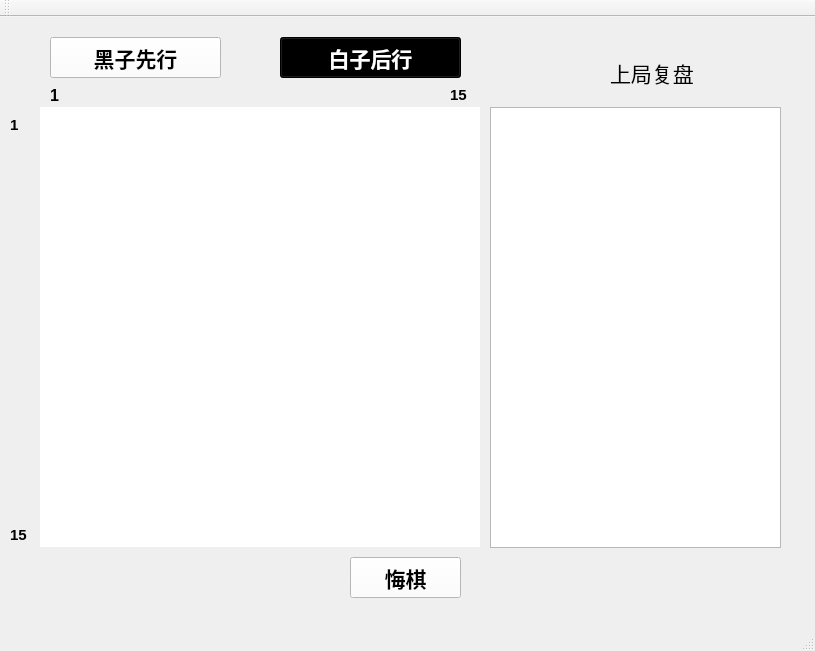
<?xml version="1.0" encoding="UTF-8"?>
<ui version="4.0">
 <class>FiveChessClass</class>
 <widget class="QMainWindow" name="FiveChessClass">
  <property name="geometry">
   <rect>
    <x>0</x>
    <y>0</y>
    <width>815</width>
    <height>651</height>
   </rect>
  </property>
  <property name="windowTitle">
   <string>FiveChess</string>
  </property>
  <widget class="QWidget" name="centralWidget">
   <widget class="QPushButton" name="newblack">
    <property name="geometry">
     <rect>
      <x>50</x>
      <y>20</y>
      <width>171</width>
      <height>41</height>
     </rect>
    </property>
    <property name="font">
     <font>
      <family>方正喵呜体</family>
      <pointsize>16</pointsize>
      <weight>75</weight>
      <bold>true</bold>
     </font>
    </property>
    <property name="cursor">
     <cursorShape>PointingHandCursor</cursorShape>
    </property>
    <property name="styleSheet">
     <string notr="true">background-color: rgb(255, 255, 255);</string>
    </property>
    <property name="text">
     <string>黑子先行</string>
    </property>
   </widget>
   <widget class="QPushButton" name="newwhite">
    <property name="geometry">
     <rect>
      <x>280</x>
      <y>20</y>
      <width>181</width>
      <height>41</height>
     </rect>
    </property>
    <property name="font">
     <font>
      <family>方正喵呜体</family>
      <pointsize>16</pointsize>
      <weight>75</weight>
      <bold>true</bold>
     </font>
    </property>
    <property name="cursor">
     <cursorShape>PointingHandCursor</cursorShape>
    </property>
    <property name="styleSheet">
     <string notr="true">color: rgb(255, 255, 255);
background-color: rgb(0, 0, 0);</string>
    </property>
    <property name="text">
     <string>白子后行</string>
    </property>
   </widget>
   <widget class="QLabel" name="chessborad">
    <property name="geometry">
     <rect>
      <x>40</x>
      <y>90</y>
      <width>440</width>
      <height>440</height>
     </rect>
    </property>
    <property name="styleSheet">
     <string notr="true">background-color: rgb(255, 255, 255);</string>
    </property>
    <property name="text">
     <string/>
    </property>
   </widget>
   <widget class="QLabel" name="label">
    <property name="geometry">
     <rect>
      <x>40</x>
      <y>540</y>
      <width>21</width>
      <height>16</height>
     </rect>
    </property>
    <property name="text">
     <string/>
    </property>
   </widget>
   <widget class="QPushButton" name="repeat">
    <property name="geometry">
     <rect>
      <x>350</x>
      <y>540</y>
      <width>111</width>
      <height>41</height>
     </rect>
    </property>
    <property name="font">
     <font>
      <family>方正喵呜体</family>
      <pointsize>16</pointsize>
      <weight>75</weight>
      <bold>true</bold>
     </font>
    </property>
    <property name="cursor">
     <cursorShape>PointingHandCursor</cursorShape>
    </property>
    <property name="styleSheet">
     <string notr="true">background-color: rgb(255, 255, 255);</string>
    </property>
    <property name="text">
     <string>悔棋</string>
    </property>
   </widget>
   <widget class="QTextBrowser" name="textBrowser">
    <property name="geometry">
     <rect>
      <x>490</x>
      <y>90</y>
      <width>291</width>
      <height>441</height>
     </rect>
    </property>
    <property name="font">
     <font>
      <family>楷体</family>
      <pointsize>11</pointsize>
     </font>
    </property>
   </widget>
   <widget class="QLabel" name="label_2">
    <property name="geometry">
     <rect>
      <x>610</x>
      <y>30</y>
      <width>151</width>
      <height>51</height>
     </rect>
    </property>
    <property name="font">
     <font>
      <family>方正喵呜体</family>
      <pointsize>16</pointsize>
     </font>
    </property>
    <property name="text">
     <string>上局复盘</string>
    </property>
   </widget>
   <widget class="QLabel" name="label_3">
    <property name="geometry">
     <rect>
      <x>50</x>
      <y>70</y>
      <width>41</width>
      <height>16</height>
     </rect>
    </property>
    <property name="font">
     <font>
      <pointsize>12</pointsize>
      <weight>75</weight>
      <bold>true</bold>
     </font>
    </property>
    <property name="text">
     <string>1</string>
    </property>
   </widget>
   <widget class="QLabel" name="label_4">
    <property name="geometry">
     <rect>
      <x>450</x>
      <y>70</y>
      <width>21</width>
      <height>16</height>
     </rect>
    </property>
    <property name="font">
     <font>
      <pointsize>11</pointsize>
      <weight>75</weight>
      <bold>true</bold>
     </font>
    </property>
    <property name="text">
     <string>15</string>
    </property>
   </widget>
   <widget class="QLabel" name="label_5">
    <property name="geometry">
     <rect>
      <x>10</x>
      <y>100</y>
      <width>21</width>
      <height>16</height>
     </rect>
    </property>
    <property name="font">
     <font>
      <pointsize>11</pointsize>
      <weight>75</weight>
      <bold>true</bold>
     </font>
    </property>
    <property name="text">
     <string>1</string>
    </property>
   </widget>
   <widget class="QLabel" name="label_6">
    <property name="geometry">
     <rect>
      <x>10</x>
      <y>510</y>
      <width>21</width>
      <height>16</height>
     </rect>
    </property>
    <property name="font">
     <font>
      <pointsize>11</pointsize>
      <weight>75</weight>
      <bold>true</bold>
     </font>
    </property>
    <property name="text">
     <string>15</string>
    </property>
   </widget>
  </widget>
  <widget class="QMenuBar" name="menuBar">
   <property name="geometry">
    <rect>
     <x>0</x>
     <y>0</y>
     <width>815</width>
     <height>26</height>
    </rect>
   </property>
  </widget>
  <widget class="QToolBar" name="mainToolBar">
   <attribute name="toolBarArea">
    <enum>TopToolBarArea</enum>
   </attribute>
   <attribute name="toolBarBreak">
    <bool>false</bool>
   </attribute>
  </widget>
  <widget class="QStatusBar" name="statusBar"/>
 </widget>
 <layoutdefault spacing="6" margin="11"/>
 <resources>
  <include location="FiveChess.qrc"/>
 </resources>
 <connections/>
</ui>
